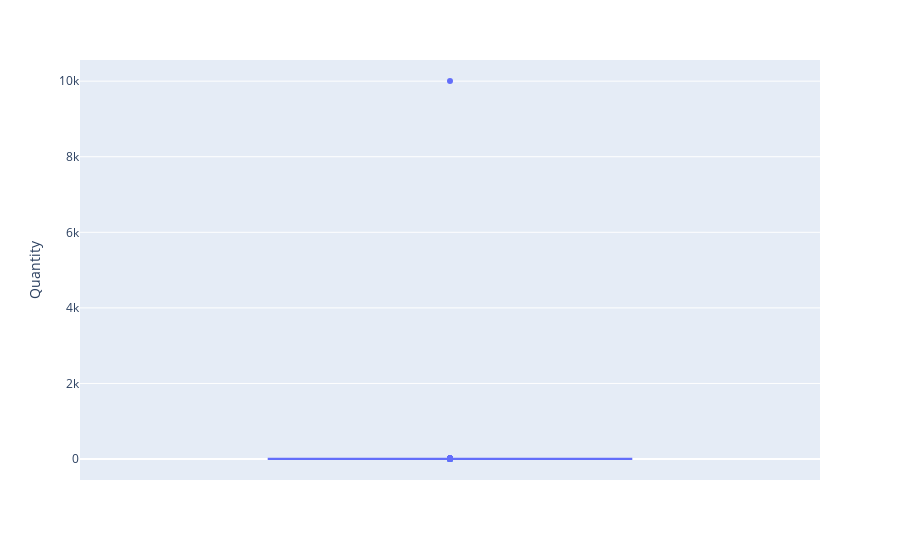

Notebook code cell kept with this figure:
### Code cell
#visualization for 'Quantity' outliers
fig = px.box(sales, y='Quantity')
fig.show()

### Figure 1 — Plotly figure (JSON) as saved in the notebook; plotly's stock layout.template omitted (floating-point values rounded to 4 significant figures; data arrays with more than 128 entries replaced by an {"elided": "..."} marker saying what was removed)
{"data": [{"alignmentgroup": "True", "hovertemplate": "Quantity=%{y}<extra></extra>", "legendgroup": "", "marker": {"color": "#636efa"}, "name": "", "notched": false, "offsetgroup": "", "orientation": "v", "showlegend": false, "type": "box", "x0": " ", "xaxis": "x", "y": {"elided": "9994 int values"}, "y0": " ", "yaxis": "y"}], "layout": {"boxmode": "group", "legend": {"tracegroupgap": 0}, "margin": {"t": 60}, "xaxis": {"anchor": "y", "domain": [0, 1]}, "yaxis": {"anchor": "x", "domain": [0, 1], "title": {"text": "Quantity"}}}}
